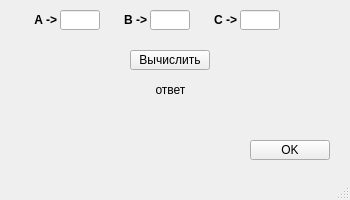
<?xml version="1.0" encoding="UTF-8"?>
<ui version="4.0">
 <class>MainWindow</class>
 <widget class="QMainWindow" name="MainWindow">
  <property name="geometry">
   <rect>
    <x>0</x>
    <y>0</y>
    <width>350</width>
    <height>200</height>
   </rect>
  </property>
  <property name="windowTitle">
   <string>MainWindow</string>
  </property>
  <widget class="QWidget" name="centralwidget">
   <widget class="QLineEdit" name="line_edit_a">
    <property name="geometry">
     <rect>
      <x>60</x>
      <y>10</y>
      <width>40</width>
      <height>20</height>
     </rect>
    </property>
    <property name="alignment">
     <set>Qt::AlignCenter</set>
    </property>
   </widget>
   <widget class="QLabel" name="label_a">
    <property name="geometry">
     <rect>
      <x>20</x>
      <y>10</y>
      <width>37</width>
      <height>20</height>
     </rect>
    </property>
    <property name="font">
     <font>
      <bold>true</bold>
     </font>
    </property>
    <property name="text">
     <string>A -&gt;</string>
    </property>
    <property name="textFormat">
     <enum>Qt::PlainText</enum>
    </property>
    <property name="alignment">
     <set>Qt::AlignRight|Qt::AlignTrailing|Qt::AlignVCenter</set>
    </property>
   </widget>
   <widget class="QLabel" name="label_b">
    <property name="geometry">
     <rect>
      <x>110</x>
      <y>10</y>
      <width>37</width>
      <height>20</height>
     </rect>
    </property>
    <property name="font">
     <font>
      <bold>true</bold>
     </font>
    </property>
    <property name="text">
     <string>B -&gt;</string>
    </property>
    <property name="textFormat">
     <enum>Qt::PlainText</enum>
    </property>
    <property name="alignment">
     <set>Qt::AlignRight|Qt::AlignTrailing|Qt::AlignVCenter</set>
    </property>
   </widget>
   <widget class="QLineEdit" name="line_edit_b">
    <property name="geometry">
     <rect>
      <x>150</x>
      <y>10</y>
      <width>40</width>
      <height>20</height>
     </rect>
    </property>
    <property name="text">
     <string/>
    </property>
    <property name="alignment">
     <set>Qt::AlignCenter</set>
    </property>
   </widget>
   <widget class="QLabel" name="label_c">
    <property name="geometry">
     <rect>
      <x>200</x>
      <y>10</y>
      <width>37</width>
      <height>20</height>
     </rect>
    </property>
    <property name="font">
     <font>
      <bold>true</bold>
     </font>
    </property>
    <property name="text">
     <string>C -&gt;</string>
    </property>
    <property name="textFormat">
     <enum>Qt::PlainText</enum>
    </property>
    <property name="alignment">
     <set>Qt::AlignRight|Qt::AlignTrailing|Qt::AlignVCenter</set>
    </property>
   </widget>
   <widget class="QLineEdit" name="line_edit_c">
    <property name="geometry">
     <rect>
      <x>240</x>
      <y>10</y>
      <width>40</width>
      <height>20</height>
     </rect>
    </property>
    <property name="alignment">
     <set>Qt::AlignCenter</set>
    </property>
   </widget>
   <widget class="QPushButton" name="button_go">
    <property name="geometry">
     <rect>
      <x>130</x>
      <y>50</y>
      <width>80</width>
      <height>20</height>
     </rect>
    </property>
    <property name="text">
     <string>Вычислить</string>
    </property>
   </widget>
   <widget class="QLabel" name="label_answer">
    <property name="geometry">
     <rect>
      <x>60</x>
      <y>80</y>
      <width>221</width>
      <height>20</height>
     </rect>
    </property>
    <property name="text">
     <string>ответ</string>
    </property>
    <property name="alignment">
     <set>Qt::AlignCenter</set>
    </property>
   </widget>
   <widget class="QPushButton" name="button_ok">
    <property name="geometry">
     <rect>
      <x>250</x>
      <y>140</y>
      <width>80</width>
      <height>20</height>
     </rect>
    </property>
    <property name="text">
     <string>OK</string>
    </property>
   </widget>
  </widget>
  <widget class="QMenuBar" name="menubar">
   <property name="geometry">
    <rect>
     <x>0</x>
     <y>0</y>
     <width>350</width>
     <height>17</height>
    </rect>
   </property>
  </widget>
  <widget class="QStatusBar" name="statusbar"/>
 </widget>
 <resources/>
 <connections/>
</ui>
